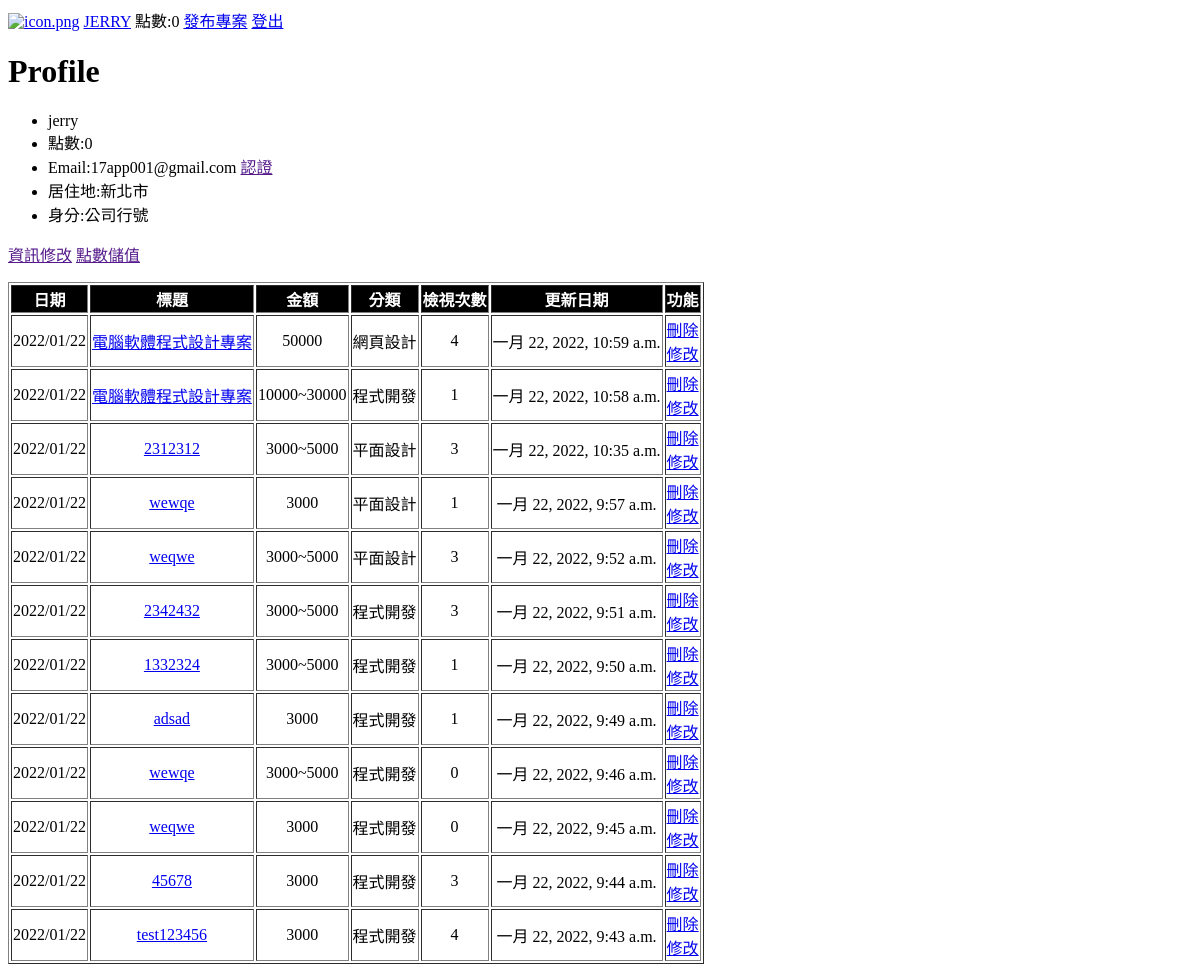
The app's page /user/profile/1 (signed in) with its own data.
### user/models.py (models this page shows, shortened)
class Profile(AbstractUser):
    email = models.EmailField(unique=True, null=False)
    point = models.IntegerField(default=0)
    certification = models.BooleanField(default=False)
    city = models.ForeignKey(City, on_delete=SET_NULL, null=True)
    respondent = models.ForeignKey(
        Respondent, on_delete=SET_NULL, null=True)

class City(models.Model):
    name = models.CharField(max_length=50, unique=True, null=False)
    createdon = models.DateField(auto_now_add=True)
    class Meta:
        ordering = ["id"]
    def __str__(self):
        return self.name

class Respondent(models.Model):
    name = models.CharField(max_length=50, unique=True, null=False)
    createdon = models.DateField(auto_now_add=True)
    class Meta:
        ordering = ["id"]
    def __str__(self):
        return self.name

### case/models.py (models this page shows, shortened)
class Case(models.Model):
    owner = models.ForeignKey(Profile, on_delete=CASCADE)
    title = models.CharField(max_length=200)
    description = models.TextField(null=True, blank=True)
    contact = models.CharField(max_length=100)
    category = models.ForeignKey(Category, null=True,
                                 on_delete=SET_NULL)
    amount = models.ForeignKey(
        Amount, null=True, on_delete=SET_NULL)
    period = models.ForeignKey(
        Period, null=True, on_delete=SET_NULL)
    skill = models.TextField(null=True, blank=True)
    respondent = models.ManyToManyField(Respondent)
    state = models.ForeignKey(
        State, null=True, on_delete=SET_NULL, default="新進案")
    mode = models.ManyToManyField(Mode, blank=True)
    createdon = models.DateTimeField(auto_now_add=True)
    updatedon = models.DateTimeField(auto_now_add=True)
    view = models.IntegerField(default=0)
    class Meta:
        ordering = ['-createdon']

class Amount(models.Model):
    name = models.CharField(max_length=50, unique=True, null=False)
    createdon = models.DateField(auto_now_add=True)
    class Meta:
        ordering = ["id"]
    def __str__(self):
        return self.name

class Category(models.Model):
    name = models.CharField(max_length=50, unique=True, null=False)
    createdon = models.DateField(auto_now_add=True)
    class Meta:
        ordering = ["id"]
    def __str__(self):
        return self.name

### user/views.py (the view)
# urls.py: path('profile/<str:id>', views.profile, name='profile'),
@login_required(login_url='login')
def profile(request, id):
    user = Profile.objects.get(id=id)
    respsone=render(request, './user/profile.html', {'user': user})
    respsone.set_cookie('page','profile')
    return respsone

### user/templates/user/profile.html
{% extends 'base.html' %}
{% block content %}
<h1>Profile</h1>
<ul>
    <li>{{user.username}}</li>
    <li>點數:{{user.point}}</li>
    <li>Email:{{user.email}}
        {% if not user.certification %}
        <a href="">認證</a>
        {% endif %}
    </li>
    <li>居住地:{{user.city}}</li>
    <li>身分:{{user.respondent}}</li>
</ul>
<p>
    <a href="">資訊修改</a>
    <a href="">點數儲值</a>
</p>
{% if user.case_set.all|length == 0 %}
<h2>目前無發布Case</h2>
{% else %}
<div id="cases-table">
    <table border="1">
        <thead>
            <tr>
                <th>日期</th>
                <th>標題</th>
                <th>金額</th>
                <th>分類</th>
                <th>檢視次數</th>
                <th>更新日期</th>
                <th>功能</th>
            </tr>
        </thead>
        <tbody>
            {% for case in user.case_set.all %}
            <tr>
                <td>{{case.createdon|date:"Y/m/d"}}</td>
                <td><a href="{% url 'case' case.id %}">{{case.title}}</a></td>
                <td>{{case.amount}}</td>
                <td>{{case.category}}</td>
                <td>{{case.view}}</td>
                <td>{{case.updatedon}}</td>
                <td><a href="{% url 'delete-case' case.id %}">刪除</a>
                    <br><a href="{% url 'update-case' case.id %}">修改</a>
                </td>
            </tr>
            {% endfor %}
        </tbody>
    </table>
</div>
{% endif %}
{% endblock %}

### templates/base.html (shortened to what this page needs)
{% load static %}
<!DOCTYPE html>
<html lang="zh-Hant">
<head>
    <link rel="stylesheet" href="{% static 'css/main.css' %}">
</head>
<body>
    <div id="navbar">
        <a href="{% url 'cases' %}"><img src="{% static 'images/icon.png' %}" alt="icon.png"></a>
        {% if request.user.is_authenticated %}
        <a href="{% url 'profile' request.user.id %}">{{request.user.username|upper}}</a>
        點數:{{request.user.point}}
        <a href="{% url 'create-case' %}">發布專案</a>
        <a href="{% url 'logout' %}">登出</a>
        {% else %}
        <a href="{% url 'login' %}">登入</a>
        <a href="{% url 'register' %}">註冊</a>
        {% endif %}
    </div>
    {% block content %}
    {% endblock %}
</body>
</html>

### static/css/main.css (style rules this page uses)
#cases-table td { text-align: center; }
#cases-table th { background-color: black; color: white; }
#navbar img { width: 50px; }

### records on screen
Profile: user.username "JERRY", user.point "0", username "jerry", point "0", email "17app001@gmail.com", city "新北市", respondent "公司行號"
Case: createdon "2022/01/22", title "電腦軟體程式設計專案", amount "50000", category "網頁設計", view "4", updatedon "一月 22, 2022, 10:59 a.m."
Case: createdon "2022/01/22", title "電腦軟體程式設計專案", amount "10000~30000", category "程式開發", view "1", updatedon "一月 22, 2022, 10:58 a.m."
Case: createdon "2022/01/22", title "2312312", amount "3000~5000", category "平面設計", view "3", updatedon "一月 22, 2022, 10:35 a.m."
Case: createdon "2022/01/22", title "wewqe", amount "3000", category "平面設計", view "1", updatedon "一月 22, 2022, 9:57 a.m."
Case: createdon "2022/01/22", title "weqwe", amount "3000~5000", category "平面設計", view "3", updatedon "一月 22, 2022, 9:52 a.m."
Case: createdon "2022/01/22", title "2342432", amount "3000~5000", category "程式開發", view "3", updatedon "一月 22, 2022, 9:51 a.m."
Case: createdon "2022/01/22", title "1332324", amount "3000~5000", category "程式開發", view "1", updatedon "一月 22, 2022, 9:50 a.m."
Case: createdon "2022/01/22", title "adsad", amount "3000", category "程式開發", view "1", updatedon "一月 22, 2022, 9:49 a.m."
Case: createdon "2022/01/22", title "wewqe", amount "3000~5000", category "程式開發", view "0", updatedon "一月 22, 2022, 9:46 a.m."
Case: createdon "2022/01/22", title "weqwe", amount "3000", category "程式開發", view "0", updatedon "一月 22, 2022, 9:45 a.m."
Case: createdon "2022/01/22", title "45678", amount "3000", category "程式開發", view "3", updatedon "一月 22, 2022, 9:44 a.m."
Case: createdon "2022/01/22", title "test123456", amount "3000", category "程式開發", view "4", updatedon "一月 22, 2022, 9:43 a.m."
